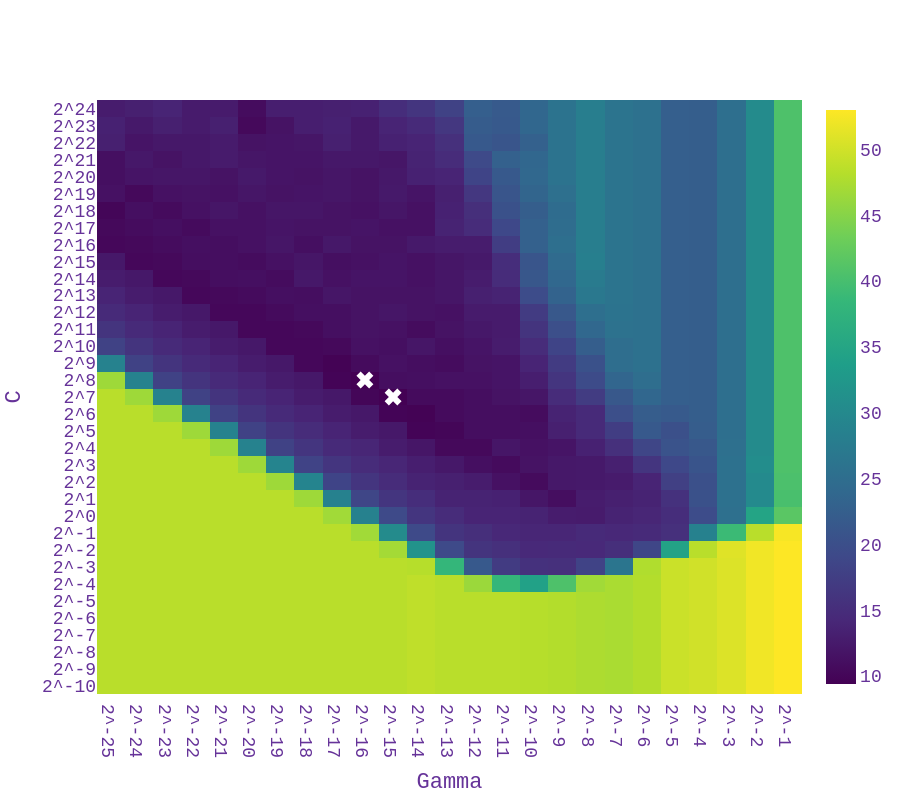

Notebook code for this chart:
### Markdown cell above
• Make experiments with rbf kernel; perform a grid search with Gamma $\in$ [2^-25,2^-9,..., 2^-1,2^0] and C $\in$ [2^-10,2^-9,..., 2^24,2^25]. Determine the best value of C and Gamma that results in the reduced testing error. In the same way run at least 10 times the algorithm involving diferent random selections of the training and testing data. Plot the average error map for the di erent values of C and Gamma. Plot the ROC curve and the decision boundaries for the best SVMs, i.e. one with small error, and with the identified best C and Gamma values.

### Code cell
# Grid search for best C and Gamma parameters in SVM with RBF kernel

runs = np.arange(0,10) #Create several training/testing partitions
CsP2 = np.arange(-10.0,25.0,1.0) #Define a range of C values to evaluate, where CsP2 represents the powers of 2 for the C parameter in the SVM
GsP2 = np.arange(-25.0,0.0,1.0) #Define a range of Gamma values to evaluate, where GsP2 represents the powers of 2 for the Gamma parameter in the SVM with RBF kernel. The Gamma parameter controls the influence of individual training samples on the decision boundary, with smaller values leading to a smoother decision boundary and larger values allowing for more complex decision boundaries that can capture intricate patterns in the data.

errMat = np.zeros((CsP2.shape[0],GsP2.shape[0],runs.shape[0])) # Initialize a 3D matrix to store the error values for each combination of C and Gamma parameters across different runs. The dimensions of the errMat matrix correspond to the number of C values, the number of Gamma values, and the number of runs, respectively. Each element in the errMat matrix will store the error percentage for a specific combination of C and Gamma parameters for a particular run.

# Grid search for best C and Gamma parameters in SVM with RBF kernel
for r in runs: #Create several training/testing partitions
    X_train, X_test, y_train, y_test = train_test_split(X, y, train_size=0.5, test_size=0.5, random_state=r)
    ki = 0 # Index for the C parameter
    for cP2 in CsP2:#Evaluate different Cs
        ui = 0 # Index for the Gamma parameter
        for gP2 in GsP2:#Evaluate different Gammas
            #fit SVM
            clf = svm.SVC(kernel="rbf", C=2**cP2,gamma=2**gP2) #The SVM model is trained using the SVC class from the sklearn library, with the kernel parameter set to "rbf" to specify the use of the Radial Basis Function kernel, and the C and gamma parameters set to 2 raised to the power of cP2 and gP2, respectively, to evaluate different combinations of these hyperparameters during the grid search.
            clf.fit(X_train, y_train)
            yp = clf.predict(X_test)
            # Evaluate error
            Hits = (np.where(yp==y_test)[0]).shape[0]
            Acc = Hits/y_test.shape[0]

            #Store error
            errMat[ki,ui,r] = (1-Acc)*100
            ui = ui + 1
        ki = ki + 1

#at the end compute average error
avgError = np.mean(errMat,axis=2) #The average error is computed by taking the mean of the error values across all runs for each combination of C and Gamma parameters.
                                  #The resulting avgError matrix will have dimensions corresponding to the number of C values and the number of Gamma values evaluated in the grid search, with each element representing the average error for that specific combination of hyperparameters.
minErrorIx = np.where(avgError==avgError.min()) #Find the indexes of the minimum average error in the avgError matrix, which corresponds to the best combination of C and Gamma parameters found in the grid search. The minErrorIx variable will contain the row and column indexes of the minimum average error, which can be used to identify the corresponding C and Gamma values from the CsP2 and GsP2 arrays, respectively.

#Plot Error 
yTickTexts=[]
for cP2 in CsP2:
    yTickTexts.append("2^"+str(int(cP2)))
    
xTickTexts=[]
for gP2 in GsP2:
    xTickTexts.append("2^"+str(int(gP2)))


# Display average error as function of power of C and Gamma using a heatmap, where the x-axis represents the power of Gamma, the y-axis represents the power of C, and the color intensity represents the average error. The point corresponding to the minimum average error is highlighted with a marker to indicate the best combination of C and Gamma parameters found in the grid search.
fig=go.Figure()                             

fig.add_trace(go.Heatmap(
        z=avgError,
        x=GsP2,
        y=CsP2,
        colorscale='Viridis'))

fig.add_scatter(x=GsP2[minErrorIx[1]],y=CsP2[minErrorIx[0]],mode='markers',marker_size=15,
                marker_symbol="x",marker=dict(color="white"),line=dict(width=8,color='white'),name="Minimum error")
#fig.add_trace(go.Surface(x=Xp,y=Yp,z=Z2))
#fig.update_traces(contours_z=dict(show=True, usecolormap=True,highlightcolor="limegreen", project_z=True))

#fig.update_xaxes(title_text="Gamma")
#fig.update_yaxes(title_text="C")


fig.update_layout(
    xaxis=dict(
        title=dict(text="Gamma"),
        tickmode = 'array',
        tickvals = GsP2,
        ticktext = xTickTexts
    ),
    yaxis=dict(
        title=dict(text="C"),
        tickmode = 'array',
        tickvals = CsP2,
        ticktext = yTickTexts),
    font=dict(
        family="Courier New, monospace",
        size=18,
        color="RebeccaPurple"
    ),
    autosize=False,
    width=900,
    height=800)


fig.show()


print("One Best C=")
print("2^"+str(int(CsP2[minErrorIx[0]][0])))

print("One Best Gamma=")
print("2^"+str(int(GsP2[minErrorIx[1]][0])))

### Figure 1 — Plotly figure (JSON) as saved in the notebook; plotly's stock layout.template omitted (floating-point values rounded to 4 significant figures; data arrays with more than 128 entries replaced by an {"elided": "..."} marker saying what was removed)
{"data": [{"colorscale": [[0, "#440154"], [0.1111, "#482878"], [0.2222, "#3e4989"], [0.3333, "#31688e"], [0.4444, "#26828e"], [0.5556, "#1f9e89"], [0.6667, "#35b779"], [0.7778, "#6ece58"], [0.8889, "#b5de2b"], [1, "#fde725"]], "type": "heatmap", "x": [-25.0, -24.0, -23.0, -22.0, -21.0, -20.0, -19.0, -18.0, -17.0, -16.0, -15.0, -14.0, -13.0, -12.0, -11.0, -10.0, -9.0, -8.0, -7.0, -6.0, -5.0, -4.0, -3.0, -2.0, -1.0], "y": [-10.0, -9.0, -8.0, -7.0, -6.0, -5.0, -4.0, -3.0, -2.0, -1.0, 0.0, 1.0, 2.0, 3.0, 4.0, 5.0, 6.0, 7.0, 8.0, 9.0, 10.0, 11.0, 12.0, 13.0, 14.0, 15.0, 16.0, 17.0, 18.0, 19.0, 20.0, 21.0, 22.0, 23.0, 24.0], "z": {"elided": "35x25 float values"}}, {"line": {"color": "white", "width": 8}, "marker": {"color": "white", "size": 15, "symbol": "x"}, "mode": "markers", "name": "Minimum error", "type": "scatter", "x": [-15.0, -16.0], "y": [7.0, 8.0]}], "layout": {"autosize": false, "font": {"color": "RebeccaPurple", "family": "Courier New, monospace", "size": 18}, "height": 800, "width": 900, "xaxis": {"tickmode": "array", "ticktext": ["2^-25", "2^-24", "2^-23", "2^-22", "2^-21", "2^-20", "2^-19", "2^-18", "2^-17", "2^-16", "2^-15", "2^-14", "2^-13", "2^-12", "2^-11", "2^-10", "2^-9", "2^-8", "2^-7", "2^-6", "2^-5", "2^-4", "2^-3", "2^-2", "2^-1"], "tickvals": [-25.0, -24.0, -23.0, -22.0, -21.0, -20.0, -19.0, -18.0, -17.0, -16.0, -15.0, -14.0, -13.0, -12.0, -11.0, -10.0, -9.0, -8.0, -7.0, -6.0, -5.0, -4.0, -3.0, -2.0, -1.0], "title": {"text": "Gamma"}}, "yaxis": {"tickmode": "array", "ticktext": ["2^-10", "2^-9", "2^-8", "2^-7", "2^-6", "2^-5", "2^-4", "2^-3", "2^-2", "2^-1", "2^0", "2^1", "2^2", "2^3", "2^4", "2^5", "2^6", "2^7", "2^8", "2^9", "2^10", "2^11", "2^12", "2^13", "2^14", "2^15", "2^16", "2^17", "2^18", "2^19", "2^20", "2^21", "2^22", "2^23", "2^24"], "tickvals": [-10.0, -9.0, -8.0, -7.0, -6.0, -5.0, -4.0, -3.0, -2.0, -1.0, 0.0, 1.0, 2.0, 3.0, 4.0, 5.0, 6.0, 7.0, 8.0, 9.0, 10.0, 11.0, 12.0, 13.0, 14.0, 15.0, 16.0, 17.0, 18.0, 19.0, 20.0, 21.0, 22.0, 23.0, 24.0], "title": {"text": "C"}}}}
